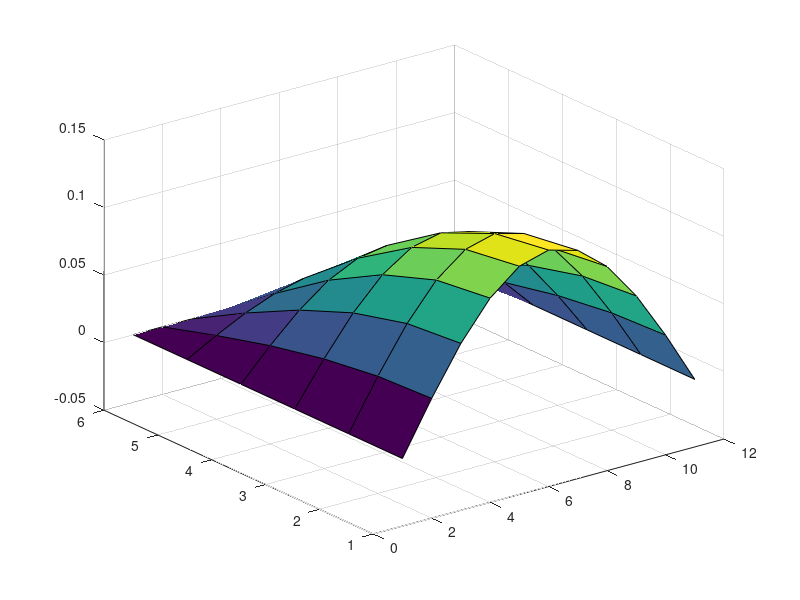

Write MATLAB code to recreate this figure.
% Õðïåñãáóßá 6
clear;
clc;

xmax = 1;
h = 0.1;
k = 0.1;
c = 1;
a = c*k/h;
t = 0.5;
x = 0:h:xmax;
n = round(xmax/h)+1;
nn = round(t/k)+1;
u = zeros(nn,n);

u(1,:) = 1/8*sin(pi*x); % Áñ÷éêÝò ÓõíèÞêåò
V = 0*x; 

for i=2:n-1
    u(2,i) = a^2*(u(1,i-1)+u(1,i+1))/2+(1-a^2)*u(1,i)+k*V(i);
end
for j=2:nn-1
    for i=2:n-1
        u(j+1,i) = a^2*(u(j,i-1)+u(j,i+1))+2*(1-a^2)*u(j,i)-u(j-1,i);
    end
end

surf(u);  % Ôï mesh ôçò u

D = 1/8*sin(pi*x)*cos(pi*t); % ÁíáëõôéêÞ ëýóç
E = abs(D'-u(nn,:)'); % Error
disp('   ÁíáëõôéêÞ:          Õðïëïãéóèåßóá:      ÓöÜëìá:   ');
disp([u(nn,:)' D' E]);
